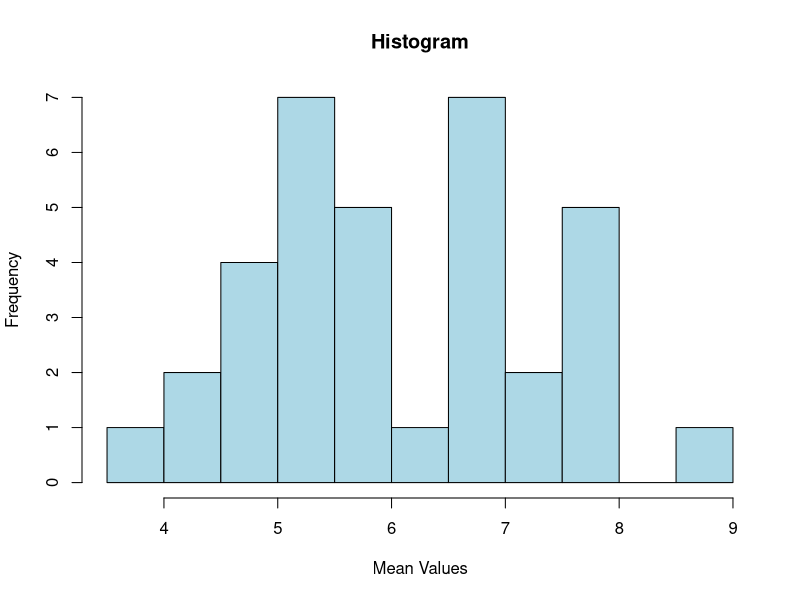
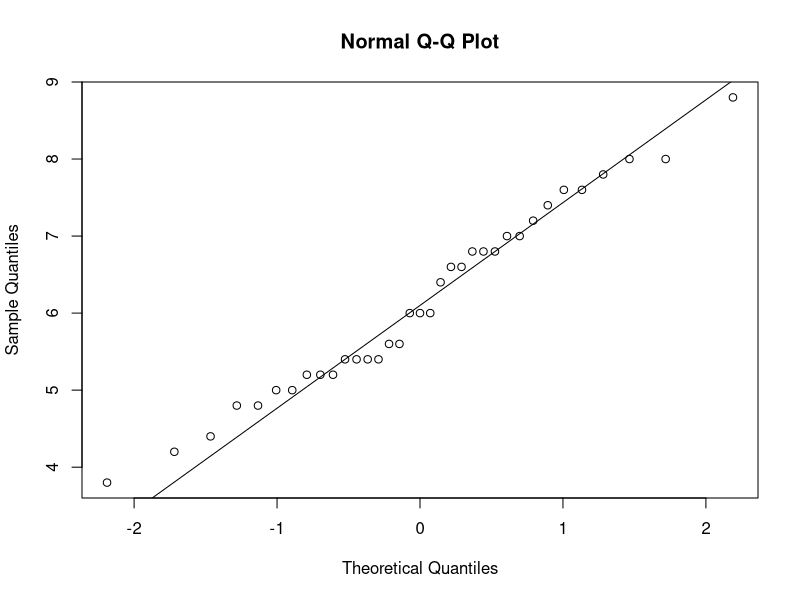

These charts were generated, in order, by the following R code: (Note: this script raises an error after producing the figures.)
## ---- chunk 1
data1 <- c(3, 7, 2, 8, 10)

bootstrap_mean <- function(data, n_bootstrap) {
  means <- numeric(n_bootstrap)
  for(i in 1:n_bootstrap) {
    sample_data <- sample(data, size = length(data), replace = TRUE)
    means[i] <- mean(sample_data)
  }
  return(means)
}

set.seed(100)
hasil1 <- bootstrap_mean(data1, 35)

hist(hasil1, main = "Histogram",
     xlab = "Mean Values", col = "lightblue", breaks = 10)

qqnorm(hasil1)
qqline(hasil1)

print(mean(results1))

## ---- chunk 2
set.seed(100)
data2 <- runif(10, min = 2, max = 6)  # a=2, b=6

hasil2 <- bootstrap_mean(data2, 200)

hist(hasil2, main = "Histogram",
     xlab = "Mean Values", col = "lightgreen", breaks = 15)

qqnorm(hasil2)
qqline(hasil2)

print(mean(results2))
## ---- chunk 3
library(boot)

data3 <- c(3.5, 4.0, 2.8, 5.1, 3.7, 4.4, 3.2, 4.9, 3.0, 3.8, 4.1, 2.9)

mean_stat <- function(data, indices) {
  return(mean(data[indices]))
}

set.seed(100)
boot_result <- boot(data = data3, statistic = mean_stat, R = 900)

boot_ci <- boot.ci(boot_result, type = c("perc"))

print(boot_ci)

hist(boot_result$t, 
     main = "Histogram of Bootstrap Means (n=900)",
     xlab = "Mean Values", 
     col = "lightpink",
     breaks = 30)

abline(v = boot_ci$percent[4:5], col = "red", lwd = 2, lty = 2) 
abline(v = mean(boot_result$t), col = "blue", lwd = 2)

